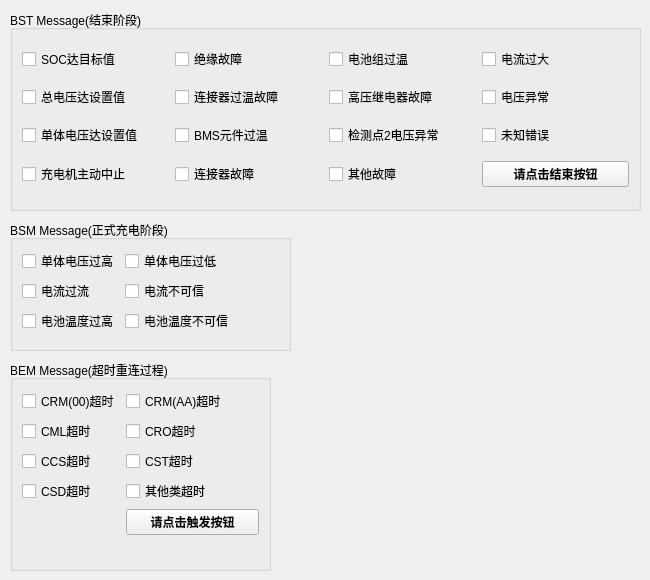
   <widget class="QWidget" name="tab_2">
    <attribute name="title">
     <string>Fault Injection</string>
    </attribute>
    <widget class="QGroupBox" name="groupBox_12">
     <property name="geometry">
      <rect>
       <x>10</x>
       <y>10</y>
       <width>631</width>
       <height>201</height>
      </rect>
     </property>
     <property name="title">
      <string>BST Message(结束阶段)</string>
     </property>
     <layout class="QGridLayout" name="gridLayout_4">
      <item row="1" column="0">
       <widget class="QCheckBox" name="checkBox2_2">
        <property name="text">
         <string>总电压达设置值</string>
        </property>
       </widget>
      </item>
      <item row="3" column="0">
       <widget class="QCheckBox" name="checkBox2_4">
        <property name="text">
         <string>充电机主动中止</string>
        </property>
       </widget>
      </item>
      <item row="0" column="0">
       <widget class="QCheckBox" name="checkBox2_1">
        <property name="text">
         <string>SOC达目标值</string>
        </property>
       </widget>
      </item>
      <item row="3" column="1">
       <widget class="QCheckBox" name="checkBox2_8">
        <property name="text">
         <string>连接器故障</string>
        </property>
       </widget>
      </item>
      <item row="0" column="1">
       <widget class="QCheckBox" name="checkBox2_5">
        <property name="text">
         <string>绝缘故障</string>
        </property>
       </widget>
      </item>
      <item row="0" column="2">
       <widget class="QCheckBox" name="checkBox2_9">
        <property name="text">
         <string>电池组过温</string>
        </property>
       </widget>
      </item>
      <item row="2" column="1">
       <widget class="QCheckBox" name="checkBox2_7">
        <property name="text">
         <string>BMS元件过温</string>
        </property>
       </widget>
      </item>
      <item row="1" column="1">
       <widget class="QCheckBox" name="checkBox2_6">
        <property name="text">
         <string>连接器过温故障</string>
        </property>
       </widget>
      </item>
      <item row="2" column="0">
       <widget class="QCheckBox" name="checkBox2_3">
        <property name="text">
         <string>单体电压达设置值</string>
        </property>
       </widget>
      </item>
      <item row="0" column="3">
       <widget class="QCheckBox" name="checkBox2_13">
        <property name="text">
         <string>电流过大</string>
        </property>
       </widget>
      </item>
      <item row="1" column="2">
       <widget class="QCheckBox" name="checkBox2_10">
        <property name="text">
         <string>高压继电器故障</string>
        </property>
       </widget>
      </item>
      <item row="2" column="2">
       <widget class="QCheckBox" name="checkBox2_11">
        <property name="text">
         <string>检测点2电压异常</string>
        </property>
       </widget>
      </item>
      <item row="3" column="2">
       <widget class="QCheckBox" name="checkBox2_12">
        <property name="text">
         <string>其他故障</string>
        </property>
       </widget>
      </item>
      <item row="1" column="3">
       <widget class="QCheckBox" name="checkBox2_14">
        <property name="text">
         <string>电压异常</string>
        </property>
       </widget>
      </item>
      <item row="2" column="3">
       <widget class="QCheckBox" name="checkBox2_29">
        <property name="text">
         <string>未知错误</string>
        </property>
       </widget>
      </item>
      <item row="3" column="3">
       <widget class="QPushButton" name="pushButton2_1">
        <property name="font">
         <font>
          <weight>75</weight>
          <bold>true</bold>
         </font>
        </property>
        <property name="text">
         <string>请点击结束按钮</string>
        </property>
       </widget>
      </item>
     </layout>
    </widget>
    <widget class="QGroupBox" name="groupBox_13">
     <property name="geometry">
      <rect>
       <x>10</x>
       <y>220</y>
       <width>281</width>
       <height>131</height>
      </rect>
     </property>
     <property name="title">
      <string>BSM Message(正式充电阶段)</string>
     </property>
     <layout class="QFormLayout" name="formLayout_8">
      <item row="2" column="0">
       <widget class="QCheckBox" name="checkBox2_17">
        <property name="text">
         <string>电流过流</string>
        </property>
       </widget>
      </item>
      <item row="0" column="0">
       <widget class="QCheckBox" name="checkBox2_15">
        <property name="text">
         <string>单体电压过高</string>
        </property>
       </widget>
      </item>
      <item row="0" column="1">
       <widget class="QCheckBox" name="checkBox2_16">
        <property name="text">
         <string>单体电压过低</string>
        </property>
       </widget>
      </item>
      <item row="2" column="1">
       <widget class="QCheckBox" name="checkBox2_18">
        <property name="text">
         <string>电流不可信</string>
        </property>
       </widget>
      </item>
      <item row="3" column="0">
       <widget class="QCheckBox" name="checkBox2_19">
        <property name="text">
         <string>电池温度过高</string>
        </property>
       </widget>
      </item>
      <item row="3" column="1">
       <widget class="QCheckBox" name="checkBox2_20">
        <property name="text">
         <string>电池温度不可信</string>
        </property>
       </widget>
      </item>
     </layout>
    </widget>
    <widget class="QGroupBox" name="groupBox_14">
     <property name="geometry">
      <rect>
       <x>10</x>
       <y>360</y>
       <width>261</width>
       <height>211</height>
      </rect>
     </property>
     <property name="title">
      <string>BEM Message(超时重连过程)</string>
     </property>
     <layout class="QFormLayout" name="formLayout_10">
      <item row="0" column="0">
       <widget class="QCheckBox" name="checkBox2_21">
        <property name="text">
         <string>CRM(00)超时</string>
        </property>
       </widget>
      </item>
      <item row="0" column="1">
       <widget class="QCheckBox" name="checkBox2_22">
        <property name="text">
         <string>CRM(AA)超时</string>
        </property>
       </widget>
      </item>
      <item row="1" column="0">
       <widget class="QCheckBox" name="checkBox2_23">
        <property name="text">
         <string>CML超时</string>
        </property>
       </widget>
      </item>
      <item row="1" column="1">
       <widget class="QCheckBox" name="checkBox2_24">
        <property name="text">
         <string>CRO超时</string>
        </property>
       </widget>
      </item>
      <item row="2" column="0">
       <widget class="QCheckBox" name="checkBox2_25">
        <property name="text">
         <string>CCS超时</string>
        </property>
       </widget>
      </item>
      <item row="2" column="1">
       <widget class="QCheckBox" name="checkBox2_26">
        <property name="text">
         <string>CST超时</string>
        </property>
       </widget>
      </item>
      <item row="3" column="0">
       <widget class="QCheckBox" name="checkBox2_27">
        <property name="text">
         <string>CSD超时</string>
        </property>
       </widget>
      </item>
      <item row="3" column="1">
       <widget class="QCheckBox" name="checkBox2_28">
        <property name="text">
         <string>其他类超时</string>
        </property>
       </widget>
      </item>
      <item row="4" column="1">
       <widget class="QPushButton" name="pushButton2_2">
        <property name="font">
         <font>
          <weight>75</weight>
          <bold>true</bold>
         </font>
        </property>
        <property name="text">
         <string>请点击触发按钮</string>
        </property>
       </widget>
      </item>
     </layout>
    </widget>
   </widget>
